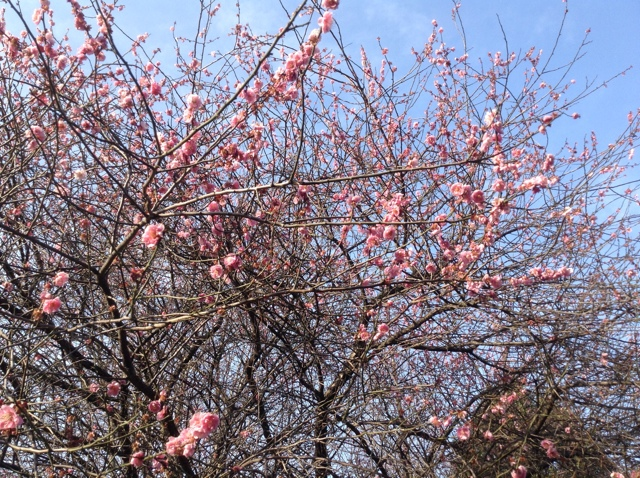
//> input picture task4/task4_3/photo.jpg, 640 x 478 px
$ ./conv   (built with g++ and OpenCV 4)
//> lines starting //> are read from the running program, lines starting //| are printed output that depends on the picture
#include <opencv2/opencv.hpp>
#include <iostream>

int main(int argc, const char* argv[])
{
  std::string filename, outputname;

  double kernel[3][3] = {
    {-1, -1, -1},
    {-1, 8, -1},
    {-1, -1, -1}
  };

  double d, gain, offset;
  int kernel_size, margin;

  std::cout <<"Open File Name >";
  std::cin >> filename;
//> the answer given: task4_3/photo.jpg


  //read image data
  cv::Mat color_image = cv::imread(filename, cv::IMREAD_COLOR);
//> color_image is the input picture: 478 rows x 640 cols, CV_8UC3; mean B, G, R 140.3, 124.8, 131.9

 //quit program if image reading failed
  if(color_image.empty())
  {
    std::cerr << "Failed to open image file." << std::endl;
    return -1;
  }

  cv::Mat gray_image;
  cvtColor(color_image, gray_image,CV_BGR2GRAY);  //gray scale
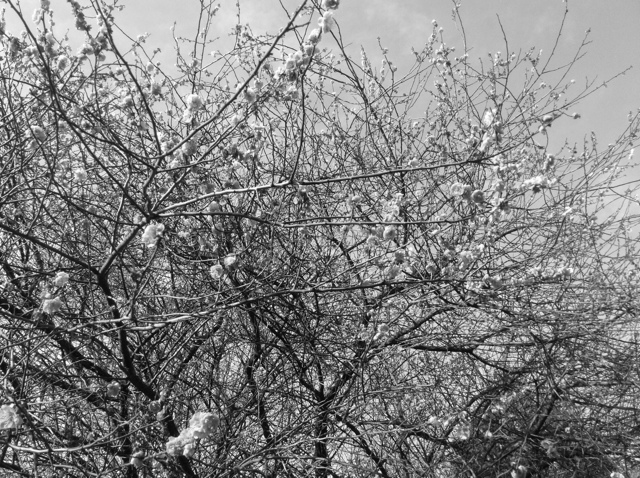
//> gray_image: 478 rows x 640 cols, CV_8UC1; min 1, max 255, mean 128.7
  cv::Mat conv_image(cv::Size(gray_image.cols, gray_image.rows), CV_8U, cv::Scalar(0));


  gain = 0.5; offset = 127;
  kernel_size = 3;
  margin = kernel_size/2;

  //convloution

  for(int y=margin; y < gray_image.rows-margin; y++) {
   for(int x=margin; x < gray_image.cols-margin; x++) {

      d = 0;
      for (int j = -margin; j <= margin; j++) {
       for (int i = -margin; i <= margin; i++) {
     d += (double)gray_image.at<unsigned char>(y+j, x+i) * kernel[j+margin][i+margin];
       }
      }

      d = offset + d*gain;
      if (d < 0) d = 0;
      if (d > 255) d = 255;
      conv_image.at<unsigned char>(y, x) = d;
    }
  }
//> this loop made 476 passes
//> d on passes 1 to 3: 117.5, 127.5, 127
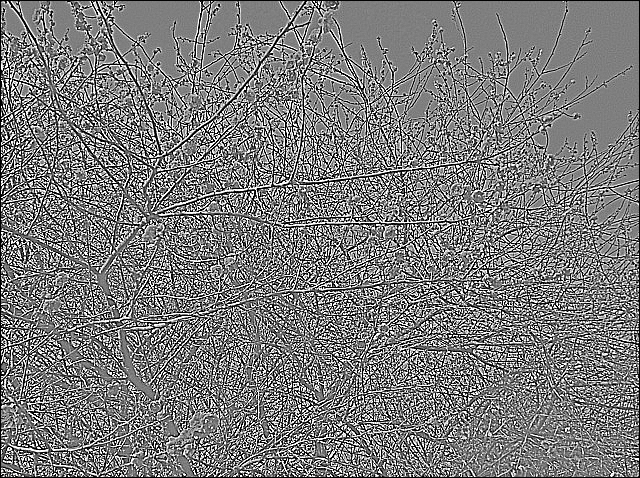
//> conv_image: 478 rows x 640 cols, CV_8UC1; min 0, max 255, mean 123.5
//> after the loop, d = 28


  //display images
  cv::namedWindow("color image", cv::WINDOW_AUTOSIZE);
  cv::imshow("color image", color_image);

  cv::namedWindow("gray image", cv::WINDOW_AUTOSIZE);
  cv::imshow("gray image", gray_image);

  cv::namedWindow("conv image", cv::WINDOW_AUTOSIZE);
  cv::imshow("conv image", conv_image);

  outputname = "conv_"+filename;
  cv::imwrite(outputname, conv_image);


  cv::waitKey(0);
  cv::destroyAllWindows();

  return 0;
}

$ run again, on task4/task4_3/chinese_food.jpg
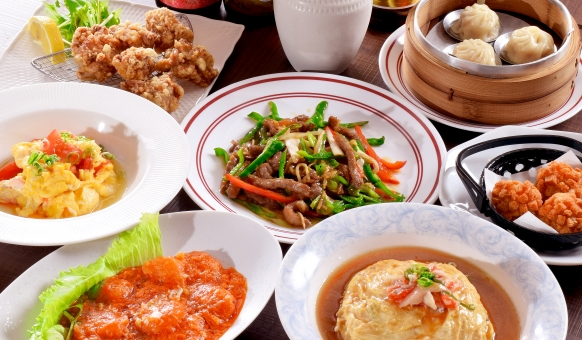
//> input picture task4/task4_3/chinese_food.jpg, 582 x 340 px
//> color_image is the input picture: 340 rows x 582 cols, CV_8UC3; mean B, G, R 120.2, 147.4, 183.4
//> `cvtColor(color_image, gray_image,CV_BGR2GRAY);`:
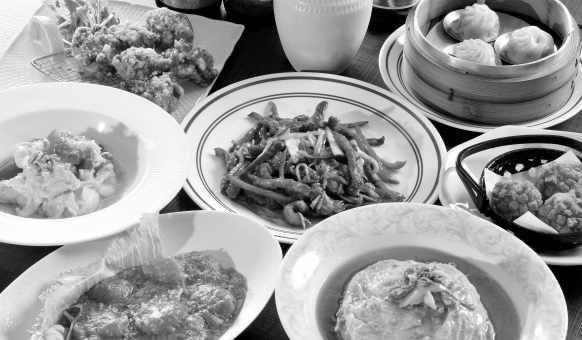
//> gray_image: 340 rows x 582 cols, CV_8UC1; min 0, max 255, mean 155
//> the loop `for(int y=margin; y < gray_image.rows-margin; y++)` made 338 passes
//> d on passes 1 to 3: 114, 103, 119
//> after the loop `for(int y=margin; y < gray_image.rows-margin; y++)`:
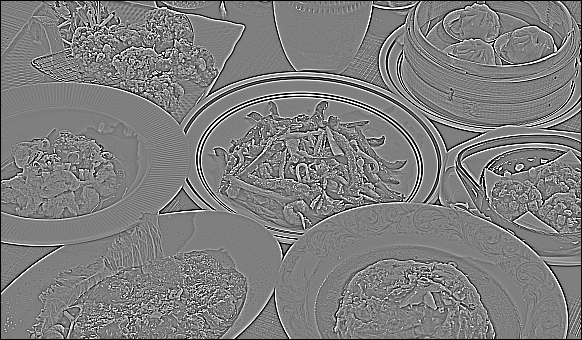
//> conv_image: 340 rows x 582 cols, CV_8UC1; min 0, max 255, mean 125.6
//> after the loop `for(int y=margin; y < gray_image.rows-margin; y++)`: d = 160.5
